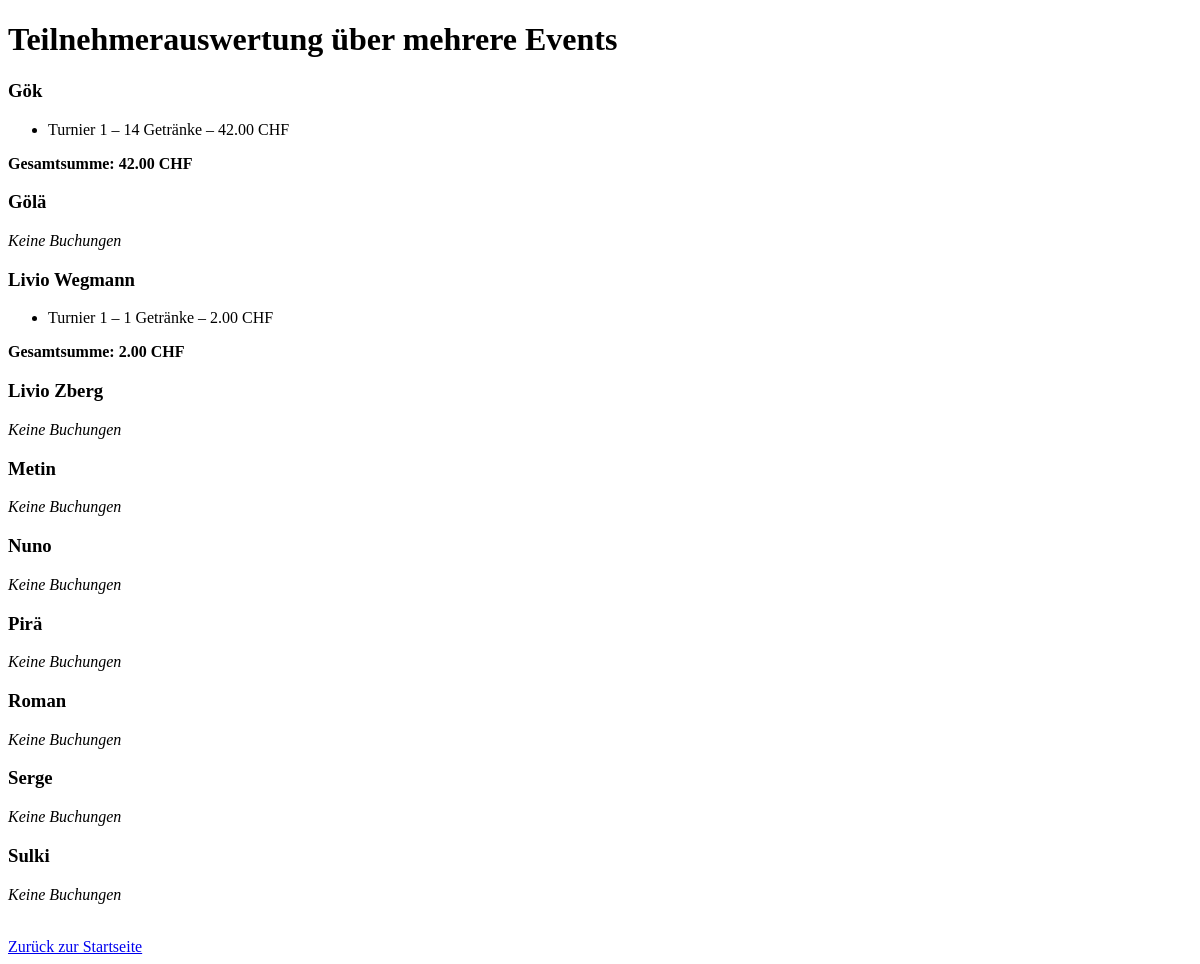
Page /teilnehmerreport on the earlier database version.
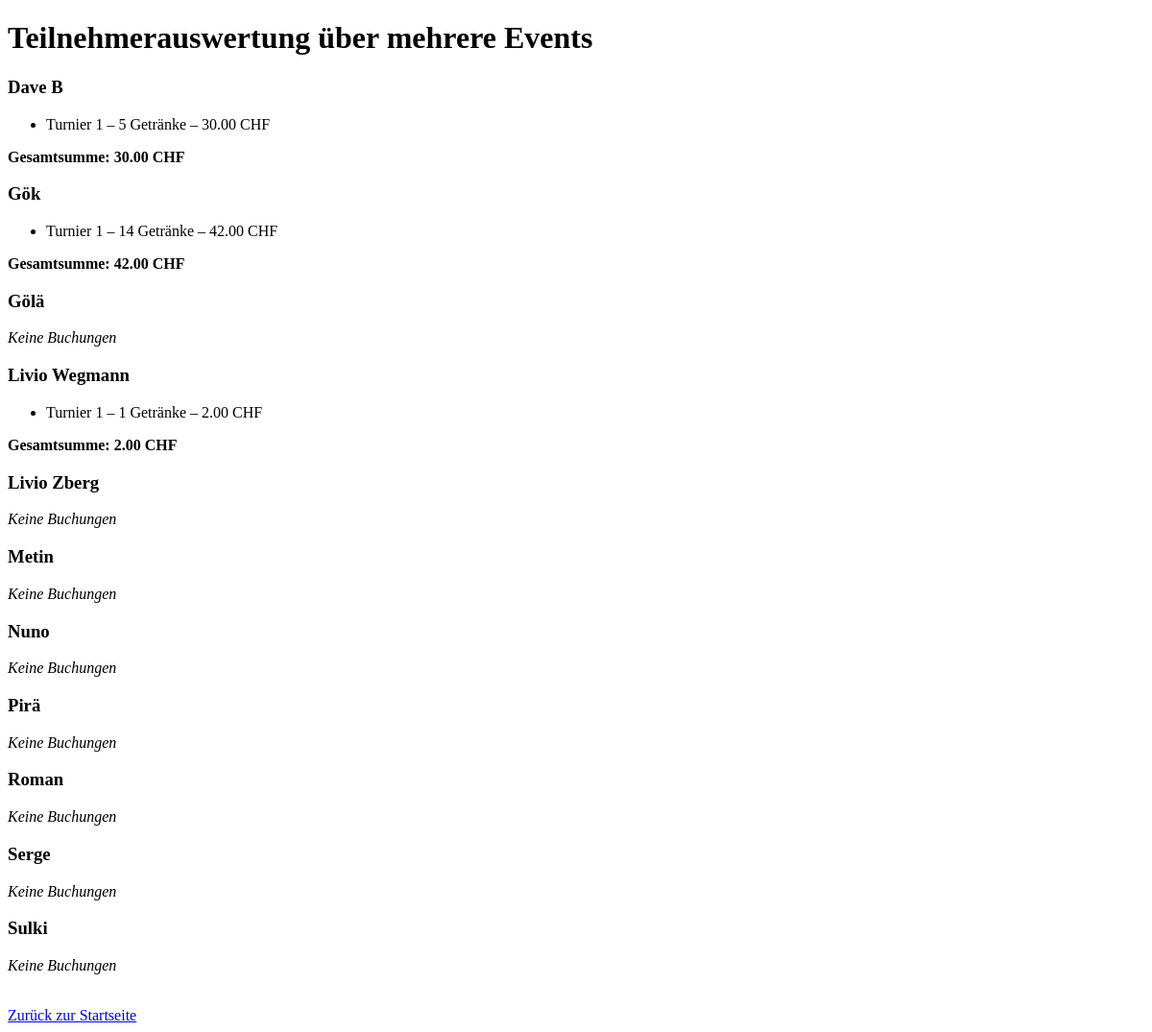
Same page on the later database version.
### app/models.py (models this page shows)
class Teilnehmer(db.Model):
    id = db.Column(db.Integer, primary_key=True)
    name = db.Column(db.String(100), nullable=False)

class Event(db.Model):
    id = db.Column(db.Integer, primary_key=True)
    name = db.Column(db.String(100), nullable=False)
    datum = db.Column(db.Date, nullable=False)

### app/routes.py (the view)
@app.route("/teilnehmerreport")
def teilnehmer_report():
    teilnehmer_liste = Teilnehmer.query.order_by(Teilnehmer.name).all()
    daten = []
    for t in teilnehmer_liste:
        teilnahmen = (
            db.session.query(Event.name, func.count(Verkauf.id), func.sum(Getraenk.preis))
            .join(TeilnehmerEvent, TeilnehmerEvent.event_id == Event.id)
            .join(Verkauf, Verkauf.teilnehmer_event_id == TeilnehmerEvent.id)
            .join(Getraenk, Getraenk.id == Verkauf.getraenk_id)
            .filter(TeilnehmerEvent.teilnehmer_id == t.id)
            .group_by(Event.name)
            .all()
        )
        gesamt = sum(row[2] or 0 for row in teilnahmen)
        daten.append({
            "teilnehmer": t.name,
            "events": teilnahmen,
            "gesamt": gesamt
        })
    return render_template("teilnehmer_report.html", daten=daten)

### app/templates/teilnehmer_report.html (shortened to what this page needs)
<!DOCTYPE html>
<html lang="de">
<head>
</head>
<body>
    <h1>Teilnehmerauswertung über mehrere Events</h1>
    {% if daten %}
        {% for eintrag in daten %}
            <h3>{{ eintrag.teilnehmer }}</h3>
            {% if eintrag.events %}
                <ul>
                {% for e in eintrag.events %}
                    <li>{{ e[0] }} – {{ e[1] }} Getränke – {{ "%.2f"|format(e[2]) }} CHF</li>
                {% endfor %}
                </ul>
                <strong>Gesamtsumme: {{ "%.2f"|format(eintrag.gesamt) }} CHF</strong>
            {% else %}
                <p><em>Keine Buchungen</em></p>
            {% endif %}
        {% endfor %}
    {% else %}
        <p>Keine Teilnehmerdaten vorhanden.</p>
    {% endif %}
    <br><a href="{{ url_for('index') }}">Zurück zur Startseite</a>
</body>
</html>

Differences in the rows shown:
added Teilnehmer: teilnehmer "Dave B", gesamt "30.00", Event (name "Turnier 1", e "5", e "30.00")
